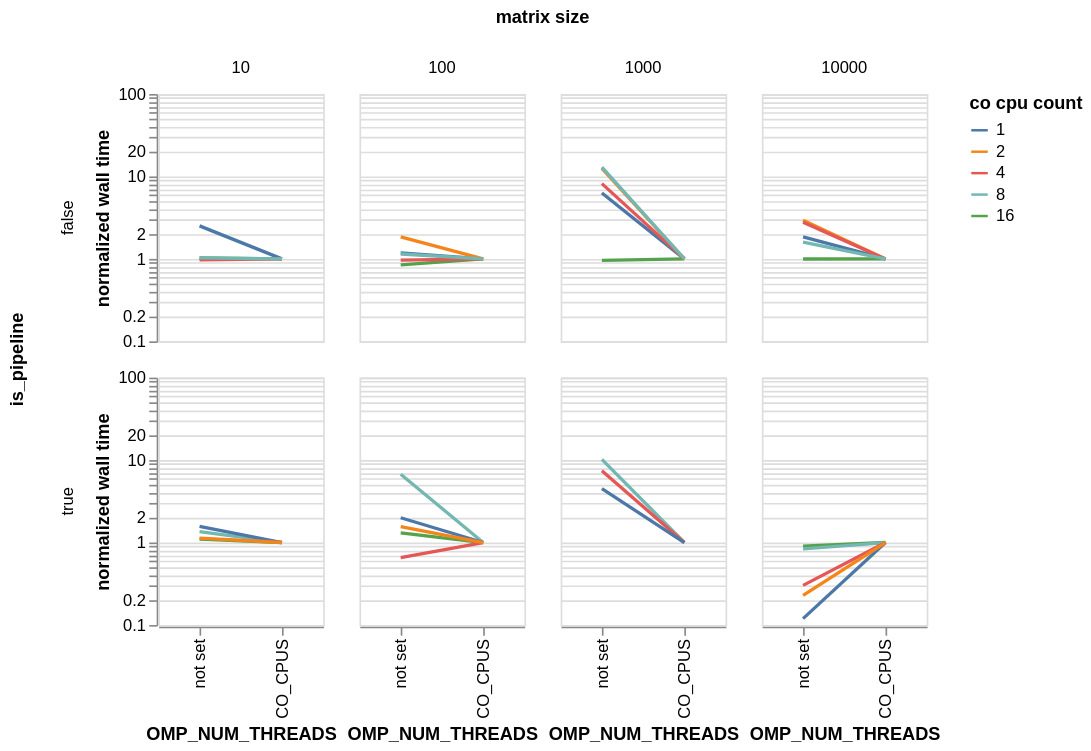

Notebook code for this chart:
### Markdown cell above
---
setting N-threads == N-cores requested makes operations faster in *most* cases:

### Code cell
(
    df
    .with_columns(
        norm_time().alias('normalized wall time'),
    )
    .filter(
        (pl.col('normalized wall time') == 1) | (pl.col(var).is_null())
    )
    .with_columns(
        pl.when(pl.col(var).is_null())
        .then(pl.lit('not set'))
        .when(pl.col('normalized wall time') == 1)
        .then(pl.lit('CO_CPUS'))
        .otherwise(pl.col(var).cast(pl.Utf8))
        .alias(var)
    )
    .filter(
        ~pl.col('normalized wall time').is_infinite(),
    )
    .plot.line(
        x=alt.X('OMP_NUM_THREADS:N').scale(reverse=True),
        y=alt.Y('normalized wall time:Q').scale(type='log'),
        color='co cpu count:N',
        row='is_pipeline',
        column='matrix size:O',
    )
    .properties(
        width=100,
        height=150,
    )
)

### Figure 1 — Vega-Lite specification as saved in the notebook (floating-point values rounded to 4 significant figures)
{"config": {"view": {"continuousWidth": 300, "continuousHeight": 300}}, "data": {"name": "data-2934a389359646d1028d552c44245670"}, "mark": {"type": "line", "tooltip": true}, "encoding": {"color": {"field": "co cpu count", "type": "nominal"}, "column": {"field": "matrix size", "type": "ordinal"}, "row": {"field": "is_pipeline", "type": "nominal"}, "x": {"field": "OMP_NUM_THREADS", "scale": {"reverse": true}, "type": "nominal"}, "y": {"field": "normalized wall time", "scale": {"type": "log"}, "type": "quantitative"}}, "height": 150, "params": [{"name": "param_14", "select": {"type": "interval", "encodings": ["x", "y"]}, "bind": "scales"}], "width": 100, "$schema": "https://vega.github.io/schema/vega-lite/v5.20.1.json", "datasets": {"data-2934a389359646d1028d552c44245670": [{"OPENBLAS_NUM_THREADS": null, "MKL_NUM_THREADS": null, "OMP_THREAD_LIMIT": null, "OMP_NUM_THREADS": "not set", "benchmark": "dot", "wall time": 4.673e-06, "os cpu count": 16, "co cpu count": 1, "blas threads": 16, "matrix size": 10, "is_pipeline": false, "timestamp": "2025-05-06T01:30:11.545100", "normalized wall time": 2.513}, {"OPENBLAS_NUM_THREADS": null, "MKL_NUM_THREADS": null, "OMP_THREAD_LIMIT": null, "OMP_NUM_THREADS": "not set", "benchmark": "dot", "wall time": 7.997e-05, "os cpu count": 16, "co cpu count": 1, "blas threads": 16, "matrix size": 100, "is_pipeline": false, "timestamp": "2025-05-06T01:30:11.545921", "normalized wall time": 1.182}, {"OPENBLAS_NUM_THREADS": null, "MKL_NUM_THREADS": null, "OMP_THREAD_LIMIT": null, "OMP_NUM_THREADS": "not set", "benchmark": "dot", "wall time": 0.3187, "os cpu count": 16, "co cpu count": 1, "blas threads": 16, "matrix size": 1000, "is_pipeline": false, "timestamp": "2025-05-06T01:30:13.167900", "normalized wall time": 6.305}, {"OPENBLAS_NUM_THREADS": null, "MKL_NUM_THREADS": null, "OMP_THREAD_LIMIT": null, "OMP_NUM_THREADS": "not set", "benchmark": "dot", "wall time": 77.85, "os cpu count": 16, "co cpu count": 1, "blas threads": 16, "matrix size": 10000, "is_pipeline": false, "timestamp": "2025-05-06T01:36:45.157785", "normalized wall time": 1.845}, {"OPENBLAS_NUM_THREADS": null, "MKL_NUM_THREADS": null, "OMP_THREAD_LIMIT": null, "OMP_NUM_THREADS": "CO_CPUS", "benchmark": "dot", "wall time": 5.422e-05, "os cpu count": 16, "co cpu count": 2, "blas threads": 2, "matrix size": 100, "is_pipeline": false, "timestamp": "2025-05-06T01:37:41.751819", "normalized wall time": 1.0}, {"OPENBLAS_NUM_THREADS": null, "MKL_NUM_THREADS": null, "OMP_THREAD_LIMIT": null, "OMP_NUM_THREADS": "CO_CPUS", "benchmark": "dot", "wall time": 0.03441, "os cpu count": 16, "co cpu count": 2, "blas threads": 2, "matrix size": 1000, "is_pipeline": false, "timestamp": "2025-05-06T01:37:41.943774", "normalized wall time": 1.0}, {"OPENBLAS_NUM_THREADS": null, "MKL_NUM_THREADS": null, "OMP_THREAD_LIMIT": null, "OMP_NUM_THREADS": "CO_CPUS", "benchmark": "dot", "wall time": 20.57, "os cpu count": 16, "co cpu count": 2, "blas threads": 2, "matrix size": 10000, "is_pipeline": false, "timestamp": "2025-05-06T01:39:26.519264", "normalized wall time": 1.0}, {"OPENBLAS_NUM_THREADS": null, "MKL_NUM_THREADS": null, "OMP_THREAD_LIMIT": null, "OMP_NUM_THREADS": "not set", "benchmark": "dot", "wall time": 5.198e-06, "os cpu count": 64, "co cpu count": 16, "blas threads": 64, "matrix size": 10, "is_pipeline": true, "timestamp": "2025-05-06T01:28:41.475775", "normalized wall time": 1.101}, {"OPENBLAS_NUM_THREADS": null, "MKL_NUM_THREADS": null, "OMP_THREAD_LIMIT": null, "OMP_NUM_THREADS": "not set", "benchmark": "dot", "wall time": 0.000646, "os cpu count": 64, "co cpu count": 16, "blas threads": 64, "matrix size": 100, "is_pipeline": true, "timestamp": "2025-05-06T01:28:41.479447", "normalized wall time": 1.311}, {"OPENBLAS_NUM_THREADS": null, "MKL_NUM_THREADS": null, "OMP_THREAD_LIMIT": null, "OMP_NUM_THREADS": "not set", "benchmark": "dot", "wall time": 0.2006, "os cpu count": 64, "co cpu count": 16, "blas threads": 64, "matrix size": 1000, "is_pipeline": true, "timestamp": "2025-05-06T01:28:42.518170", "normalized wall time": 13.28}, {"OPENBLAS_NUM_THREADS": null, "MKL_NUM_THREADS": null, "OMP_THREAD_LIMIT": null, "OMP_NUM_THREADS": "not set", "benchmark": "dot", "wall time": 7.164, "os cpu count": 64, "co cpu count": 16, "blas threads": 64, "matrix size": 10000, "is_pipeline": true, "timestamp": "2025-05-06T01:29:21.288050", "normalized wall time": 0.9055}, {"OPENBLAS_NUM_THREADS": null, "MKL_NUM_THREADS": null, "OMP_THREAD_LIMIT": null, "OMP_NUM_THREADS": "CO_CPUS", "benchmark": "dot", "wall time": 3.91e-06, "os cpu count": 64, "co cpu count": 8, "blas threads": 16, "matrix size": 10, "is_pipeline": true, "timestamp": "2025-05-06T01:39:53.777672", "normalized wall time": 1.0}, {"OPENBLAS_NUM_THREADS": null, "MKL_NUM_THREADS": null, "OMP_THREAD_LIMIT": null, "OMP_NUM_THREADS": "CO_CPUS", "benchmark": "dot", "wall time": 3.91e-06, "os cpu count": 64, "co cpu count": 8, "blas threads": 8, "matrix size": 10, "is_pipeline": true, "timestamp": "2025-05-06T01:39:10.982006", "normalized wall time": 1.0}, {"OPENBLAS_NUM_THREADS": null, "MKL_NUM_THREADS": null, "OMP_THREAD_LIMIT": null, "OMP_NUM_THREADS": "CO_CPUS", "benchmark": "dot", "wall time": 0.0001129, "os cpu count": 64, "co cpu count": 8, "blas threads": 8, "matrix size": 100, "is_pipeline": true, "timestamp": "2025-05-06T01:39:10.983014", "normalized wall time": 1.0}, {"OPENBLAS_NUM_THREADS": null, "MKL_NUM_THREADS": null, "OMP_THREAD_LIMIT": null, "OMP_NUM_THREADS": "CO_CPUS", "benchmark": "dot", "wall time": 0.01738, "os cpu count": 64, "co cpu count": 8, "blas threads": 8, "matrix size": 1000, "is_pipeline": true, "timestamp": "2025-05-06T01:39:11.093049", "normalized wall time": 1.0}, {"OPENBLAS_NUM_THREADS": null, "MKL_NUM_THREADS": null, "OMP_THREAD_LIMIT": null, "OMP_NUM_THREADS": "CO_CPUS", "benchmark": "dot", "wall time": 8.003, "os cpu count": 64, "co cpu count": 8, "blas threads": 8, "matrix size": 10000, "is_pipeline": true, "timestamp": "2025-05-06T01:39:53.387276", "normalized wall time": 1.0}, {"OPENBLAS_NUM_THREADS": null, "MKL_NUM_THREADS": null, "OMP_THREAD_LIMIT": null, "OMP_NUM_THREADS": "not set", "benchmark": "dot", "wall time": 0.0001157, "os cpu count": 64, "co cpu count": 4, "blas threads": 64, "matrix size": 100, "is_pipeline": true, "timestamp": "2025-05-06T01:28:50.369059", "normalized wall time": 0.6563}, {"OPENBLAS_NUM_THREADS": null, "MKL_NUM_THREADS": null, "OMP_THREAD_LIMIT": null, "OMP_NUM_THREADS": "not set", "benchmark": "dot", "wall time": 0.2269, "os cpu count": 64, "co cpu count": 4, "blas threads": 64, "matrix size": 1000, "is_pipeline": true, "timestamp": "2025-05-06T01:28:51.526397", "normalized wall time": 7.442}, {"OPENBLAS_NUM_THREADS": null, "MKL_NUM_THREADS": null, "OMP_THREAD_LIMIT": null, "OMP_NUM_THREADS": "not set", "benchmark": "dot", "wall time": 6.83, "os cpu count": 64, "co cpu count": 4, "blas threads": 64, "matrix size": 10000, "is_pipeline": true, "timestamp": "2025-05-06T01:29:28.620584", "normalized wall time": 0.3021}, {"OPENBLAS_NUM_THREADS": null, "MKL_NUM_THREADS": null, "OMP_THREAD_LIMIT": null, "OMP_NUM_THREADS": "not set", "benchmark": "dot", "wall time": 1.717e-06, "os cpu count": 16, "co cpu count": 16, "blas threads": 16, "matrix size": 10, "is_pipeline": false, "timestamp": "2025-05-06T01:29:05.643", "normalized wall time": 1.029}, {"OPENBLAS_NUM_THREADS": null, "MKL_NUM_THREADS": null, "OMP_THREAD_LIMIT": null, "OMP_NUM_THREADS": "not set", "benchmark": "dot", "wall time": 5.512e-05, "os cpu count": 16, "co cpu count": 16, "blas threads": 16, "matrix size": 100, "is_pipeline": false, "timestamp": "2025-05-06T01:29:05.643505", "normalized wall time": 0.8475}, {"OPENBLAS_NUM_THREADS": null, "MKL_NUM_THREADS": null, "OMP_THREAD_LIMIT": null, "OMP_NUM_THREADS": "not set", "benchmark": "dot", "wall time": 0.00614, "os cpu count": 16, "co cpu count": 16, "blas threads": 16, "matrix size": 1000, "is_pipeline": false, "timestamp": "2025-05-06T01:29:05.692901", "normalized wall time": 0.9576}, {"OPENBLAS_NUM_THREADS": null, "MKL_NUM_THREADS": null, "OMP_THREAD_LIMIT": null, "OMP_NUM_THREADS": "not set", "benchmark": "dot", "wall time": 4.402, "os cpu count": 16, "co cpu count": 16, "blas threads": 16, "matrix size": 10000, "is_pipeline": false, "timestamp": "2025-05-06T01:29:29.401456", "normalized wall time": 0.9976}, {"OPENBLAS_NUM_THREADS": null, "MKL_NUM_THREADS": null, "OMP_THREAD_LIMIT": null, "OMP_NUM_THREADS": "CO_CPUS", "benchmark": "dot", "wall time": 0.0001763, "os cpu count": 64, "co cpu count": 4, "blas threads": 4, "matrix size": 100, "is_pipeline": true, "timestamp": "2025-05-06T01:39:42.596555", "normalized wall time": 1.0}, {"OPENBLAS_NUM_THREADS": null, "MKL_NUM_THREADS": null, "OMP_THREAD_LIMIT": null, "OMP_NUM_THREADS": "CO_CPUS", "benchmark": "dot", "wall time": 0.03049, "os cpu count": 64, "co cpu count": 4, "blas threads": 4, "matrix size": 1000, "is_pipeline": true, "timestamp": "2025-05-06T01:39:42.783825", "normalized wall time": 1.0}, {"OPENBLAS_NUM_THREADS": null, "MKL_NUM_THREADS": null, "OMP_THREAD_LIMIT": null, "OMP_NUM_THREADS": "CO_CPUS", "benchmark": "dot", "wall time": 22.61, "os cpu count": 64, "co cpu count": 4, "blas threads": 4, "matrix size": 10000, "is_pipeline": true, "timestamp": "2025-05-06T01:41:38.632552", "normalized wall time": 1.0}, {"OPENBLAS_NUM_THREADS": null, "MKL_NUM_THREADS": null, "OMP_THREAD_LIMIT": null, "OMP_NUM_THREADS": "CO_CPUS", "benchmark": "dot", "wall time": 1.812e-06, "os cpu count": 16, "co cpu count": 4, "blas threads": 4, "matrix size": 10, "is_pipeline": false, "timestamp": "2025-05-06T01:36:07.866280", "normalized wall time": 1.0}, {"OPENBLAS_NUM_THREADS": null, "MKL_NUM_THREADS": null, "OMP_THREAD_LIMIT": null, "OMP_NUM_THREADS": "CO_CPUS", "benchmark": "dot", "wall time": 5.76e-05, "os cpu count": 16, "co cpu count": 4, "blas threads": 4, "matrix size": 100, "is_pipeline": false, "timestamp": "2025-05-06T01:36:07.866907", "normalized wall time": 1.0}, {"OPENBLAS_NUM_THREADS": null, "MKL_NUM_THREADS": null, "OMP_THREAD_LIMIT": null, "OMP_NUM_THREADS": "CO_CPUS", "benchmark": "dot", "wall time": 0.01645, "os cpu count": 16, "co cpu count": 4, "blas threads": 4, "matrix size": 1000, "is_pipeline": false, "timestamp": "2025-05-06T01:36:07.967651", "normalized wall time": 1.0}, {"OPENBLAS_NUM_THREADS": null, "MKL_NUM_THREADS": null, "OMP_THREAD_LIMIT": null, "OMP_NUM_THREADS": "CO_CPUS", "benchmark": "dot", "wall time": 8.38, "os cpu count": 16, "co cpu count": 4, "blas threads": 4, "matrix size": 10000, "is_pipeline": false, "timestamp": "2025-05-06T01:36:51.549341", "normalized wall time": 1.0}, {"OPENBLAS_NUM_THREADS": null, "MKL_NUM_THREADS": null, "OMP_THREAD_LIMIT": null, "OMP_NUM_THREADS": "not set", "benchmark": "dot", "wall time": 5.293e-06, "os cpu count": 64, "co cpu count": 8, "blas threads": 64, "matrix size": 10, "is_pipeline": true, "timestamp": "2025-05-06T01:28:51.238052", "normalized wall time": 1.354}, {"OPENBLAS_NUM_THREADS": null, "MKL_NUM_THREADS": null, "OMP_THREAD_LIMIT": null, "OMP_NUM_THREADS": "not set", "benchmark": "dot", "wall time": 0.000759, "os cpu count": 64, "co cpu count": 8, "blas threads": 64, "matrix size": 100, "is_pipeline": true, "timestamp": "2025-05-06T01:28:51.242388", "normalized wall time": 6.722}, {"OPENBLAS_NUM_THREADS": null, "MKL_NUM_THREADS": null, "OMP_THREAD_LIMIT": null, "OMP_NUM_THREADS": "not set", "benchmark": "dot", "wall time": 0.1774, "os cpu count": 64, "co cpu count": 8, "blas threads": 64, "matrix size": 1000, "is_pipeline": true, "timestamp": "2025-05-06T01:28:52.164673", "normalized wall time": 10.21}, {"OPENBLAS_NUM_THREADS": null, "MKL_NUM_THREADS": null, "OMP_THREAD_LIMIT": null, "OMP_NUM_THREADS": "not set", "benchmark": "dot", "wall time": 6.684, "os cpu count": 64, "co cpu count": 8, "blas threads": 64, "matrix size": 10000, "is_pipeline": true, "timestamp": "2025-05-06T01:29:28.503264", "normalized wall time": 0.8352}, {"OPENBLAS_NUM_THREADS": null, "MKL_NUM_THREADS": null, "OMP_THREAD_LIMIT": null, "OMP_NUM_THREADS": "CO_CPUS", "benchmark": "dot", "wall time": 1.669e-06, "os cpu count": 16, "co cpu count": 16, "blas threads": 6, "matrix size": 10, "is_pipeline": false, "timestamp": "2025-05-06T01:35:03.936327", "normalized wall time": 1.0}, {"OPENBLAS_NUM_THREADS": null, "MKL_NUM_THREADS": null, "OMP_THREAD_LIMIT": null, "OMP_NUM_THREADS": "CO_CPUS", "benchmark": "dot", "wall time": 1.86e-06, "os cpu count": 16, "co cpu count": 1, "blas threads": 1, "matrix size": 10, "is_pipeline": false, "timestamp": "2025-05-06T01:36:45.771717", "normalized wall time": 1.0}, {"OPENBLAS_NUM_THREADS": null, "MKL_NUM_THREADS": null, "OMP_THREAD_LIMIT": null, "OMP_NUM_THREADS": "CO_CPUS", "benchmark": "dot", "wall time": 6.766e-05, "os cpu count": 16, "co cpu count": 1, "blas threads": 1, "matrix size": 100, "is_pipeline": false, "timestamp": "2025-05-06T01:36:45.772477", "normalized wall time": 1.0}, {"OPENBLAS_NUM_THREADS": null, "MKL_NUM_THREADS": null, "OMP_THREAD_LIMIT": null, "OMP_NUM_THREADS": "CO_CPUS", "benchmark": "dot", "wall time": 0.05056, "os cpu count": 16, "co cpu count": 1, "blas threads": 1, "matrix size": 1000, "is_pipeline": false, "timestamp": "2025-05-06T01:36:46.051388", "normalized wall time": 1.0}, {"OPENBLAS_NUM_THREADS": null, "MKL_NUM_THREADS": null, "OMP_THREAD_LIMIT": null, "OMP_NUM_THREADS": "CO_CPUS", "benchmark": "dot", "wall time": 42.18, "os cpu count": 16, "co cpu count": 1, "blas threads": 1, "matrix size": 10000, "is_pipeline": false, "timestamp": "2025-05-06T01:40:19.478125", "normalized wall time": 1.0}, {"OPENBLAS_NUM_THREADS": null, "MKL_NUM_THREADS": null, "OMP_THREAD_LIMIT": null, "OMP_NUM_THREADS": "CO_CPUS", "benchmark": "dot", "wall time": 3.242e-06, "os cpu count": 64, "co cpu count": 1, "blas threads": 1, "matrix size": 10, "is_pipeline": true, "timestamp": "2025-05-06T01:29:46.401638", "normalized wall time": 1.0}, {"OPENBLAS_NUM_THREADS": null, "MKL_NUM_THREADS": null, "OMP_THREAD_LIMIT": null, "OMP_NUM_THREADS": "CO_CPUS", "benchmark": "dot", "wall time": 0.0001053, "os cpu count": 64, "co cpu count": 1, "blas threads": 1, "matrix size": 100, "is_pipeline": true, "timestamp": "2025-05-06T01:29:46.402507", "normalized wall time": 1.0}, {"OPENBLAS_NUM_THREADS": null, "MKL_NUM_THREADS": null, "OMP_THREAD_LIMIT": null, "OMP_NUM_THREADS": "CO_CPUS", "benchmark": "dot", "wall time": 0.0602, "os cpu count": 64, "co cpu count": 1, "blas threads": 1, "matrix size": 1000, "is_pipeline": true, "timestamp": "2025-05-06T01:29:46.726076", "normalized wall time": 1.0}, {"OPENBLAS_NUM_THREADS": null, "MKL_NUM_THREADS": null, "OMP_THREAD_LIMIT": null, "OMP_NUM_THREADS": "CO_CPUS", "benchmark": "dot", "wall time": 85.83, "os cpu count": 64, "co cpu count": 1, "blas threads": 1, "matrix size": 10000, "is_pipeline": true, "timestamp": "2025-05-06T01:36:58.945111", "normalized wall time": 1.0}, {"OPENBLAS_NUM_THREADS": null, "MKL_NUM_THREADS": null, "OMP_THREAD_LIMIT": null, "OMP_NUM_THREADS": "not set", "benchmark": "dot", "wall time": 5.054e-06, "os cpu count": 16, "co cpu count": 2, "blas threads": 16, "matrix size": 10, "is_pipeline": false, "timestamp": "2025-05-06T01:29:50.945732", "normalized wall time": 2.944}, {"OPENBLAS_NUM_THREADS": null, "MKL_NUM_THREADS": null, "OMP_THREAD_LIMIT": null, "OMP_NUM_THREADS": "not set", "benchmark": "dot", "wall time": 0.0001005, "os cpu count": 16, "co cpu count": 2, "blas threads": 16, "matrix size": 100, "is_pipeline": false, "timestamp": "2025-05-06T01:29:50.946715", "normalized wall time": 1.853}, {"OPENBLAS_NUM_THREADS": null, "MKL_NUM_THREADS": null, "OMP_THREAD_LIMIT": null, "OMP_NUM_THREADS": "not set", "benchmark": "dot", "wall time": 0.4313, "os cpu count": 16, "co cpu count": 2, "blas threads": 16, "matrix size": 1000, "is_pipeline": false, "timestamp": "2025-05-06T01:29:53.135010", "normalized wall time": 12.53}, {"OPENBLAS_NUM_THREADS": null, "MKL_NUM_THREADS": null, "OMP_THREAD_LIMIT": null, "OMP_NUM_THREADS": "not set", "benchmark": "dot", "wall time": 60.67, "os cpu count": 16, "co cpu count": 2, "blas threads": 16, "matrix size": 10000, "is_pipeline": false, "timestamp": "2025-05-06T01:34:58.560075", "normalized wall time": 2.95}, {"OPENBLAS_NUM_THREADS": null, "MKL_NUM_THREADS": null, "OMP_THREAD_LIMIT": null, "OMP_NUM_THREADS": "not set", "benchmark": "dot", "wall time": 5.007e-06, "os cpu count": 64, "co cpu count": 2, "blas threads": 64, "matrix size": 10, "is_pipeline": true, "timestamp": "2025-05-06T01:28:50.285995", "normalized wall time": 1.129}, {"OPENBLAS_NUM_THREADS": null, "MKL_NUM_THREADS": null, "OMP_THREAD_LIMIT": null, "OMP_NUM_THREADS": "not set", "benchmark": "dot", "wall time": 0.0003261, "os cpu count": 64, "co cpu count": 2, "blas threads": 64, "matrix size": 100, "is_pipeline": true, "timestamp": "2025-05-06T01:28:50.288113", "normalized wall time": 1.562}, {"OPENBLAS_NUM_THREADS": null, "MKL_NUM_THREADS": null, "OMP_THREAD_LIMIT": null, "OMP_NUM_THREADS": "not set", "benchmark": "dot", "wall time": 0.2631, "os cpu count": 64, "co cpu count": 2, "blas threads": 64, "matrix size": 1000, "is_pipeline": true, "timestamp": "2025-05-06T01:28:51.640248", "normalized wall time": 4.888}, {"OPENBLAS_NUM_THREADS": null, "MKL_NUM_THREADS": null, "OMP_THREAD_LIMIT": null, "OMP_NUM_THREADS": "not set", "benchmark": "dot", "wall time": 10.24, "os cpu count": 64, "co cpu count": 2, "blas threads": 64, "matrix size": 10000, "is_pipeline": true, "timestamp": "2025-05-06T01:29:45.772256", "normalized wall time": 0.2281}, {"OPENBLAS_NUM_THREADS": null, "MKL_NUM_THREADS": null, "OMP_THREAD_LIMIT": null, "OMP_NUM_THREADS": "CO_CPUS", "benchmark": "dot", "wall time": 1.669e-06, "os cpu count": 16, "co cpu count": 8, "blas threads": 14, "matrix size": 10, "is_pipeline": false, "timestamp": "2025-05-06T01:40:01.314921", "normalized wall time": 1.0}, {"OPENBLAS_NUM_THREADS": null, "MKL_NUM_THREADS": null, "OMP_THREAD_LIMIT": null, "OMP_NUM_THREADS": "not set", "benchmark": "dot", "wall time": 1.764e-06, "os cpu count": 16, "co cpu count": 4, "blas threads": 16, "matrix size": 10, "is_pipeline": false, "timestamp": "2025-05-06T01:29:31.228020", "normalized wall time": 0.9737}, {"OPENBLAS_NUM_THREADS": null, "MKL_NUM_THREADS": null, "OMP_THREAD_LIMIT": null, "OMP_NUM_THREADS": "not set", "benchmark": "dot", "wall time": 5.569e-05, "os cpu count": 16, "co cpu count": 4, "blas threads": 16, "matrix size": 100, "is_pipeline": false, "timestamp": "2025-05-06T01:29:31.228591", "normalized wall time": 0.9669}, {"OPENBLAS_NUM_THREADS": null, "MKL_NUM_THREADS": null, "OMP_THREAD_LIMIT": null, "OMP_NUM_THREADS": "not set", "benchmark": "dot", "wall time": 0.1345, "os cpu count": 16, "co cpu count": 4, "blas threads": 16, "matrix size": 1000, "is_pipeline": false, "timestamp": "2025-05-06T01:29:31.920068", "normalized wall time": 8.176}, {"OPENBLAS_NUM_THREADS": null, "MKL_NUM_THREADS": null, "OMP_THREAD_LIMIT": null, "OMP_NUM_THREADS": "not set", "benchmark": "dot", "wall time": 23.3, "os cpu count": 16, "co cpu count": 4, "blas threads": 16, "matrix size": 10000, "is_pipeline": false, "timestamp": "2025-05-06T01:31:30.210640", "normalized wall time": 2.781}, {"OPENBLAS_NUM_THREADS": null, "MKL_NUM_THREADS": null, "OMP_THREAD_LIMIT": null, "OMP_NUM_THREADS": "CO_CPUS", "benchmark": "dot", "wall time": 4.435e-06, "os cpu count": 64, "co cpu count": 2, "blas threads": 2, "matrix size": 10, "is_pipeline": true, "timestamp": "2025-05-06T01:36:59.118484", "normalized wall time": 1.0}, {"OPENBLAS_NUM_THREADS": null, "MKL_NUM_THREADS": null, "OMP_THREAD_LIMIT": null, "OMP_NUM_THREADS": "CO_CPUS", "benchmark": "dot", "wall time": 0.0002088, "os cpu count": 64, "co cpu count": 2, "blas threads": 2, "matrix size": 100, "is_pipeline": true, "timestamp": "2025-05-06T01:36:59.120094", "normalized wall time": 1.0}, {"OPENBLAS_NUM_THREADS": null, "MKL_NUM_THREADS": null, "OMP_THREAD_LIMIT": null, "OMP_NUM_THREADS": "CO_CPUS", "benchmark": "dot", "wall time": 44.87, "os cpu count": 64, "co cpu count": 2, "blas threads": 2, "matrix size": 10000, "is_pipeline": true, "timestamp": "2025-05-06T01:40:46.436961", "normalized wall time": 1.0}, {"OPENBLAS_NUM_THREADS": null, "MKL_NUM_THREADS": null, "OMP_THREAD_LIMIT": null, "OMP_NUM_THREADS": "CO_CPUS", "benchmark": "dot", "wall time": 1.669e-06, "os cpu count": 16, "co cpu count": 8, "blas threads": 7, "matrix size": 10, "is_pipeline": false, "timestamp": "2025-05-06T01:34:30.945031", "normalized wall time": 1.0}, {"OPENBLAS_NUM_THREADS": null, "MKL_NUM_THREADS": null, "OMP_THREAD_LIMIT": null, "OMP_NUM_THREADS": "CO_CPUS", "benchmark": "dot", "wall time": 1.669e-06, "os cpu count": 16, "co cpu count": 8, "blas threads": 8, "matrix size": 10, "is_pipeline": false, "timestamp": "2025-05-06T01:35:15.034759", "normalized wall time": 1.0}, {"OPENBLAS_NUM_THREADS": null, "MKL_NUM_THREADS": null, "OMP_THREAD_LIMIT": null, "OMP_NUM_THREADS": "CO_CPUS", "benchmark": "dot", "wall time": 4.544e-05, "os cpu count": 16, "co cpu count": 8, "blas threads": 8, "matrix size": 100, "is_pipeline": false, "timestamp": "2025-05-06T01:35:15.035266", "normalized wall time": 1.0}, {"OPENBLAS_NUM_THREADS": null, "MKL_NUM_THREADS": null, "OMP_THREAD_LIMIT": null, "OMP_NUM_THREADS": "CO_CPUS", "benchmark": "dot", "wall time": 0.008591, "os cpu count": 16, "co cpu count": 8, "blas threads": 8, "matrix size": 1000, "is_pipeline": false, "timestamp": "2025-05-06T01:35:15.096174", "normalized wall time": 1.0}, {"OPENBLAS_NUM_THREADS": null, "MKL_NUM_THREADS": null, "OMP_THREAD_LIMIT": null, "OMP_NUM_THREADS": "CO_CPUS", "benchmark": "dot", "wall time": 7.599, "os cpu count": 16, "co cpu count": 8, "blas threads": 8, "matrix size": 10000, "is_pipeline": false, "timestamp": "2025-05-06T01:35:54.751259", "normalized wall time": 1.0}, {"OPENBLAS_NUM_THREADS": null, "MKL_NUM_THREADS": null, "OMP_THREAD_LIMIT": null, "OMP_NUM_THREADS": "CO_CPUS", "benchmark": "dot", "wall time": 4.721e-06, "os cpu count": 64, "co cpu count": 16, "blas threads": 16, "matrix size": 10, "is_pipeline": true, "timestamp": "2025-05-06T01:42:52.674642", "normalized wall time": 1.0}, {"OPENBLAS_NUM_THREADS": null, "MKL_NUM_THREADS": null, "OMP_THREAD_LIMIT": null, "OMP_NUM_THREADS": "CO_CPUS", "benchmark": "dot", "wall time": 0.0004926, "os cpu count": 64, "co cpu count": 16, "blas threads": 16, "matrix size": 100, "is_pipeline": true, "timestamp": "2025-05-06T01:42:52.677737", "normalized wall time": 1.0}, {"OPENBLAS_NUM_THREADS": null, "MKL_NUM_THREADS": null, "OMP_THREAD_LIMIT": null, "OMP_NUM_THREADS": "CO_CPUS", "benchmark": "dot", "wall time": 7.911, "os cpu count": 64, "co cpu count": 16, "blas threads": 16, "matrix size": 10000, "is_pipeline": true, "timestamp": "2025-05-06T01:43:35.103354", "normalized wall time": 1.0}, {"OPENBLAS_NUM_THREADS": null, "MKL_NUM_THREADS": null, "OMP_THREAD_LIMIT": null, "OMP_NUM_THREADS": "not set", "benchmark": "dot", "wall time": 1.717e-06, "os cpu count": 16, "co cpu count": 8, "blas threads": 16, "matrix size": 10, "is_pipeline": false, "timestamp": "2025-05-06T01:26:17.451499", "normalized wall time": 1.029}, {"OPENBLAS_NUM_THREADS": null, "MKL_NUM_THREADS": null, "OMP_THREAD_LIMIT": null, "OMP_NUM_THREADS": "not set", "benchmark": "dot", "wall time": 5.207e-05, "os cpu count": 16, "co cpu count": 8, "blas threads": 16, "matrix size": 100, "is_pipeline": false, "timestamp": "2025-05-06T01:26:17.452011", "normalized wall time": 1.146}, {"OPENBLAS_NUM_THREADS": null, "MKL_NUM_THREADS": null, "OMP_THREAD_LIMIT": null, "OMP_NUM_THREADS": "not set", "benchmark": "dot", "wall time": 0.1112, "os cpu count": 16, "co cpu count": 8, "blas threads": 16, "matrix size": 1000, "is_pipeline": false, "timestamp": "2025-05-06T01:26:18.027666", "normalized wall time": 12.94}, {"OPENBLAS_NUM_THREADS": null, "MKL_NUM_THREADS": null, "OMP_THREAD_LIMIT": null, "OMP_NUM_THREADS": "not set", "benchmark": "dot", "wall time": 12.16, "os cpu count": 16, "co cpu count": 8, "blas threads": 16, "matrix size": 10000, "is_pipeline": false, "timestamp": "2025-05-06T01:27:20.612326", "normalized wall time": 1.601}, {"OPENBLAS_NUM_THREADS": null, "MKL_NUM_THREADS": null, "OMP_THREAD_LIMIT": null, "OMP_NUM_THREADS": "CO_CPUS", "benchmark": "dot", "wall time": 1.669e-06, "os cpu count": 16, "co cpu count": 16, "blas threads": 16, "matrix size": 10, "is_pipeline": false, "timestamp": "2025-05-06T01:39:48.019654", "normalized wall time": 1.0}, {"OPENBLAS_NUM_THREADS": null, "MKL_NUM_THREADS": null, "OMP_THREAD_LIMIT": null, "OMP_NUM_THREADS": "CO_CPUS", "benchmark": "dot", "wall time": 6.504e-05, "os cpu count": 16, "co cpu count": 16, "blas threads": 16, "matrix size": 100, "is_pipeline": false, "timestamp": "2025-05-06T01:39:48.020298", "normalized wall time": 1.0}, {"OPENBLAS_NUM_THREADS": null, "MKL_NUM_THREADS": null, "OMP_THREAD_LIMIT": null, "OMP_NUM_THREADS": "CO_CPUS", "benchmark": "dot", "wall time": 0.006412, "os cpu count": 16, "co cpu count": 16, "blas threads": 16, "matrix size": 1000, "is_pipeline": false, "timestamp": "2025-05-06T01:39:48.070948", "normalized wall time": 1.0}, {"OPENBLAS_NUM_THREADS": null, "MKL_NUM_THREADS": null, "OMP_THREAD_LIMIT": null, "OMP_NUM_THREADS": "CO_CPUS", "benchmark": "dot", "wall time": 4.413, "os cpu count": 16, "co cpu count": 16, "blas threads": 16, "matrix size": 10000, "is_pipeline": false, "timestamp": "2025-05-06T01:40:11.842437", "normalized wall time": 1.0}, {"OPENBLAS_NUM_THREADS": null, "MKL_NUM_THREADS": null, "OMP_THREAD_LIMIT": null, "OMP_NUM_THREADS": "not set", "benchmark": "dot", "wall time": 5.102e-06, "os cpu count": 64, "co cpu count": 1, "blas threads": 64, "matrix size": 10, "is_pipeline": true, "timestamp": "2025-05-06T01:28:50.143572", "normalized wall time": 1.574}, {"OPENBLAS_NUM_THREADS": null, "MKL_NUM_THREADS": null, "OMP_THREAD_LIMIT": null, "OMP_NUM_THREADS": "not set", "benchmark": "dot", "wall time": 0.0002104, "os cpu count": 64, "co cpu count": 1, "blas threads": 64, "matrix size": 100, "is_pipeline": true, "timestamp": "2025-05-06T01:28:50.145172", "normalized wall time": 1.999}, {"OPENBLAS_NUM_THREADS": null, "MKL_NUM_THREADS": null, "OMP_THREAD_LIMIT": null, "OMP_NUM_THREADS": "not set", "benchmark": "dot", "wall time": 0.2705, "os cpu count": 64, "co cpu count": 1, "blas threads": 64, "matrix size": 1000, "is_pipeline": true, "timestamp": "2025-05-06T01:28:51.532686", "normalized wall time": 4.493}, {"OPENBLAS_NUM_THREADS": null, "MKL_NUM_THREADS": null, "OMP_THREAD_LIMIT": null, "OMP_NUM_THREADS": "not set", "benchmark": "dot", "wall time": 10.24, "os cpu count": 64, "co cpu count": 1, "blas threads": 64, "matrix size": 10000, "is_pipeline": true, "timestamp": "2025-05-06T01:29:45.615769", "normalized wall time": 0.1193}]}}
